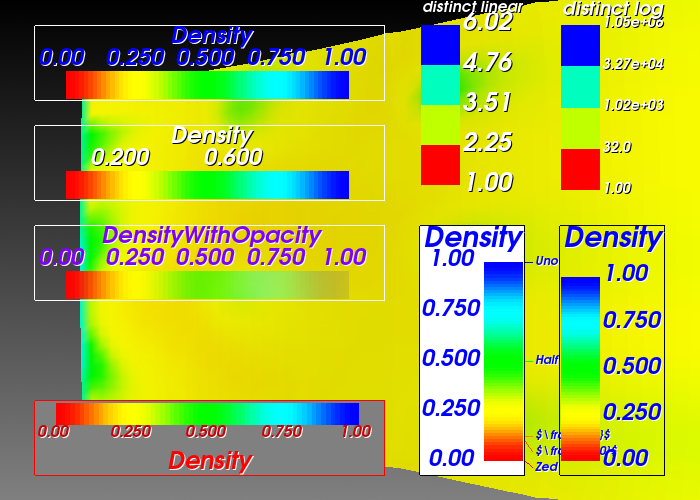

The script that drew this image:
#!/usr/bin/env python

# Test vtkScalarBarActor with multiple configurations including annotations, opacity, and custom labels.

import math
import os

import vtkmodules.vtkInteractionStyle  # noqa: F401
import vtkmodules.vtkRenderingFreeType  # noqa: F401
import vtkmodules.vtkRenderingOpenGL2  # noqa: F401

from vtkmodules.vtkCommonCore import vtkDoubleArray, vtkLookupTable
from vtkmodules.vtkCommonDataModel import vtkPiecewiseFunction
from vtkmodules.vtkFiltersGeometry import vtkStructuredGridGeometryFilter
from vtkmodules.vtkIOParallel import vtkMultiBlockPLOT3DReader
from vtkmodules.vtkRenderingAnnotation import vtkScalarBarActor
from vtkmodules.vtkRenderingCore import (
    vtkActor,
    vtkPolyDataMapper,
    vtkRenderWindow,
    vtkRenderWindowInteractor,
    vtkRenderer,
)

data_dir = os.environ.get("VPE_DATA_DIR", os.path.dirname(os.path.abspath(__file__)))

# Source
plot3d_reader = vtkMultiBlockPLOT3DReader()
plot3d_reader.SetXYZFileName(os.path.join(data_dir, "combxyz.bin"))
plot3d_reader.SetQFileName(os.path.join(data_dir, "combq.bin"))
plot3d_reader.SetScalarFunctionNumber(100)
plot3d_reader.SetVectorFunctionNumber(202)
plot3d_reader.Update()

# Filter
grid_geometry_filter = vtkStructuredGridGeometryFilter()
grid_geometry_filter.SetInputData(plot3d_reader.GetOutput().GetBlock(0))
grid_geometry_filter.SetExtent(0, 100, 0, 100, 9, 9)

outline_mapper = vtkPolyDataMapper()
outline_mapper.SetInputConnection(grid_geometry_filter.GetOutputPort())

outline_actor = vtkActor()
outline_actor.SetMapper(outline_mapper)

# Scalar bar 1 — vertical with annotations
lut = outline_mapper.GetLookupTable()
lut.SetAnnotation(0.0, "Zed")
lut.SetAnnotation(1.0, "Uno")
lut.SetAnnotation(0.1, "$\\frac{1}{10}$")
lut.SetAnnotation(0.125, "$\\frac{1}{8}$")
lut.SetAnnotation(0.5, "Half")

scalar_bar_1 = vtkScalarBarActor()
scalar_bar_1.SetTitle("Density")
scalar_bar_1.SetLookupTable(lut)
scalar_bar_1.DrawAnnotationsOn()
scalar_bar_1.GetPositionCoordinate().SetCoordinateSystemToNormalizedViewport()
scalar_bar_1.GetPositionCoordinate().SetValue(0.6, 0.05)
scalar_bar_1.SetWidth(0.15)
scalar_bar_1.SetHeight(0.5)
scalar_bar_1.SetTextPositionToPrecedeScalarBar()
scalar_bar_1.GetTitleTextProperty().SetColor(0.0, 0.0, 1.0)
scalar_bar_1.GetLabelTextProperty().SetColor(0.0, 0.0, 1.0)
scalar_bar_1.GetAnnotationTextProperty().SetColor(0.0, 0.0, 1.0)
scalar_bar_1.SetDrawFrame(1)
scalar_bar_1.GetFrameProperty().SetColor(0.0, 0.0, 0.0)
scalar_bar_1.SetDrawBackground(1)
scalar_bar_1.GetBackgroundProperty().SetColor(1.0, 1.0, 1.0)

# Scalar bar 2 — horizontal, no annotations
scalar_bar_2 = vtkScalarBarActor()
scalar_bar_2.SetTitle("Density")
scalar_bar_2.SetLookupTable(lut)
scalar_bar_2.DrawAnnotationsOff()
scalar_bar_2.SetOrientationToHorizontal()
scalar_bar_2.SetWidth(0.5)
scalar_bar_2.SetHeight(0.15)
scalar_bar_2.SetVerticalTitleSeparation(10)
scalar_bar_2.GetPositionCoordinate().SetCoordinateSystemToNormalizedViewport()
scalar_bar_2.GetPositionCoordinate().SetValue(0.05, 0.05)
scalar_bar_2.SetTextPositionToPrecedeScalarBar()
scalar_bar_2.GetTitleTextProperty().SetColor(1.0, 0.0, 0.0)
scalar_bar_2.GetLabelTextProperty().SetColor(0.8, 0.0, 0.0)
scalar_bar_2.SetDrawFrame(1)
scalar_bar_2.GetFrameProperty().SetColor(1.0, 0.0, 0.0)
scalar_bar_2.SetDrawBackground(1)
scalar_bar_2.GetBackgroundProperty().SetColor(0.5, 0.5, 0.5)

# Scalar bar 3 — vertical, text succeeds bar
scalar_bar_3 = vtkScalarBarActor()
scalar_bar_3.SetTitle("Density")
scalar_bar_3.SetLookupTable(lut)
scalar_bar_3.DrawAnnotationsOff()
scalar_bar_3.GetPositionCoordinate().SetCoordinateSystemToNormalizedViewport()
scalar_bar_3.GetPositionCoordinate().SetValue(0.8, 0.05)
scalar_bar_3.SetWidth(0.15)
scalar_bar_3.SetHeight(0.5)
scalar_bar_3.SetTextPositionToSucceedScalarBar()
scalar_bar_3.SetVerticalTitleSeparation(15)
scalar_bar_3.GetTitleTextProperty().SetColor(0.0, 0.0, 1.0)
scalar_bar_3.GetLabelTextProperty().SetColor(0.0, 0.0, 1.0)
scalar_bar_3.SetDrawFrame(1)
scalar_bar_3.GetFrameProperty().SetColor(0.0, 0.0, 0.0)
scalar_bar_3.SetDrawBackground(0)

# Scalar bar 4 — horizontal, text succeeds bar
scalar_bar_4 = vtkScalarBarActor()
scalar_bar_4.SetTitle("Density")
scalar_bar_4.SetLookupTable(lut)
scalar_bar_4.DrawAnnotationsOff()
scalar_bar_4.SetOrientationToHorizontal()
scalar_bar_4.SetWidth(0.5)
scalar_bar_4.SetHeight(0.15)
scalar_bar_4.GetPositionCoordinate().SetCoordinateSystemToNormalizedViewport()
scalar_bar_4.GetPositionCoordinate().SetValue(0.05, 0.8)
scalar_bar_4.SetTextPositionToSucceedScalarBar()
scalar_bar_4.GetTitleTextProperty().SetColor(0.0, 0.0, 1.0)
scalar_bar_4.GetLabelTextProperty().SetColor(0.0, 0.0, 1.0)
scalar_bar_4.SetDrawFrame(1)
scalar_bar_4.GetFrameProperty().SetColor(1.0, 1.0, 1.0)
scalar_bar_4.SetDrawBackground(0)

# Scalar bar 5 — horizontal with custom labels
scalar_bar_5 = vtkScalarBarActor()
scalar_bar_5.SetTitle("Density")
scalar_bar_5.SetLookupTable(lut)
scalar_bar_5.DrawAnnotationsOff()
scalar_bar_5.SetOrientationToHorizontal()
scalar_bar_5.SetWidth(0.5)
scalar_bar_5.SetHeight(0.15)
scalar_bar_5.GetPositionCoordinate().SetCoordinateSystemToNormalizedViewport()
scalar_bar_5.GetPositionCoordinate().SetValue(0.05, 0.6)
scalar_bar_5.SetDrawFrame(1)
scalar_bar_5.SetDrawBackground(0)

custom_labels = vtkDoubleArray()
custom_labels.SetNumberOfComponents(1)
custom_labels.SetNumberOfTuples(4)
custom_labels.SetValue(0, -1)
custom_labels.SetValue(1, 0.2)
custom_labels.SetValue(2, 0.6)
custom_labels.SetValue(3, 1.1)
scalar_bar_5.SetCustomLabels(custom_labels)
scalar_bar_5.SetUseCustomLabels(True)

# Scalar bar 6 — horizontal with opacity function
opacity_func = vtkPiecewiseFunction()
opacity_func.AddPoint(0.0, 1.0)
opacity_func.AddPoint(1.0, 0.1)

scalar_bar_6 = vtkScalarBarActor()
scalar_bar_6.SetTitle("DensityWithOpacity")
scalar_bar_6.SetLookupTable(lut)
scalar_bar_6.SetOpacityFunction(opacity_func)
scalar_bar_6.SetUseOpacity(True)
scalar_bar_6.DrawAnnotationsOff()
scalar_bar_6.SetOrientationToHorizontal()
scalar_bar_6.SetWidth(0.5)
scalar_bar_6.SetHeight(0.15)
scalar_bar_6.GetPositionCoordinate().SetCoordinateSystemToNormalizedViewport()
scalar_bar_6.GetPositionCoordinate().SetValue(0.05, 0.4)
scalar_bar_6.GetTitleTextProperty().SetColor(0.5, 0.0, 1.0)
scalar_bar_6.GetLabelTextProperty().SetColor(0.5, 0.0, 1.0)
scalar_bar_6.SetDrawFrame(1)
scalar_bar_6.SetTextureGridWidth(20)

# Scalar bar 7 — distinct linear LUT
range_min = 1.0
range_max = 6.019831813928703

lut2 = vtkLookupTable()
lut2.SetRange(range_min, range_max)
lut2.SetNumberOfColors(4)
lut2.Build()

scalar_bar_7 = vtkScalarBarActor()
scalar_bar_7.SetTitle("distinct linear")
scalar_bar_7.SetLookupTable(lut2)
scalar_bar_7.SetWidth(0.15)
scalar_bar_7.SetHeight(0.4)
scalar_bar_7.GetPositionCoordinate().SetCoordinateSystemToNormalizedViewport()
scalar_bar_7.GetPositionCoordinate().SetValue(0.6, 0.6)
scalar_bar_7.SetMaximumNumberOfColors(4)

# Scalar bar 8 — distinct log LUT
range_max_log = math.pow(10.0, range_max)

lut3 = vtkLookupTable()
lut3.SetRange(range_min, range_max_log)
lut3.SetNumberOfColors(4)
lut3.SetScaleToLog10()
lut3.Build()

scalar_bar_8 = vtkScalarBarActor()
scalar_bar_8.SetTitle("distinct log")
scalar_bar_8.SetLookupTable(lut3)
scalar_bar_8.SetWidth(0.15)
scalar_bar_8.SetHeight(0.4)
scalar_bar_8.GetPositionCoordinate().SetCoordinateSystemToNormalizedViewport()
scalar_bar_8.GetPositionCoordinate().SetValue(0.8, 0.6)
scalar_bar_8.SetMaximumNumberOfColors(4)

# Renderer
renderer = vtkRenderer()
renderer.AddActor(outline_actor)
renderer.AddActor(scalar_bar_1)
renderer.AddActor(scalar_bar_2)
renderer.AddActor(scalar_bar_3)
renderer.AddActor(scalar_bar_4)
renderer.AddActor(scalar_bar_5)
renderer.AddActor(scalar_bar_6)
renderer.AddActor(scalar_bar_7)
renderer.AddActor(scalar_bar_8)
renderer.GradientBackgroundOn()
renderer.SetBackground(0.5, 0.5, 0.5)
renderer.SetBackground2(0.0, 0.0, 0.0)

# Render window
render_window = vtkRenderWindow()
render_window.AddRenderer(renderer)
render_window.SetWindowName("scalar bar")
render_window.SetMultiSamples(0)
render_window.SetSize(700, 500)

# Interactor
interactor = vtkRenderWindowInteractor()
interactor.SetRenderWindow(render_window)

# Scene
renderer.GetActiveCamera().SetFocalPoint(8, 0, 30)
renderer.GetActiveCamera().SetPosition(6, 0, 50)

interactor.Initialize()
interactor.Start()
